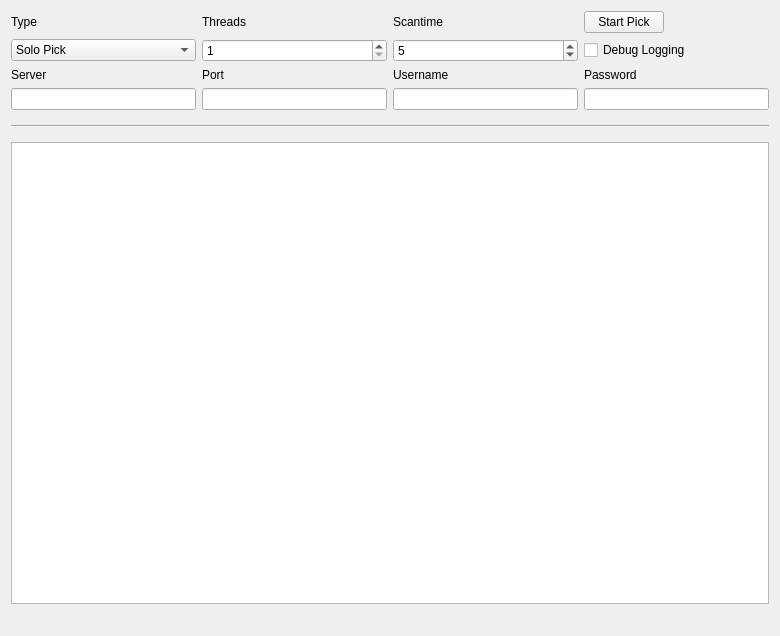
<?xml version="1.0" encoding="UTF-8"?>
<ui version="4.0">
 <class>MiningPage</class>
 <widget class="QWidget" name="MiningPage">
  <property name="geometry">
   <rect>
    <x>0</x>
    <y>0</y>
    <width>780</width>
    <height>636</height>
   </rect>
  </property>
  <property name="windowTitle">
   <string>Pick</string>
  </property>
  <layout class="QGridLayout" name="gridLayout">
   <property name="sizeConstraint">
    <enum>QLayout::SetMaximumSize</enum>
   </property>
   <item row="7" column="1">
    <widget class="QLineEdit" name="serverLine">
     <property name="enabled">
      <bool>true</bool>
     </property>
    </widget>
   </item>
   <item row="6" column="3">
    <widget class="QLabel" name="usernameLabel">
     <property name="enabled">
      <bool>true</bool>
     </property>
     <property name="text">
      <string>Username</string>
     </property>
    </widget>
   </item>
   <item row="6" column="1">
    <widget class="QLabel" name="serverLabel">
     <property name="enabled">
      <bool>true</bool>
     </property>
     <property name="text">
      <string>Server</string>
     </property>
    </widget>
   </item>
   <item row="7" column="3">
    <widget class="QLineEdit" name="usernameLine">
     <property name="enabled">
      <bool>true</bool>
     </property>
     <property name="text">
      <string/>
     </property>
    </widget>
   </item>
   <item row="6" column="4">
    <widget class="QLabel" name="passwordLabel">
     <property name="enabled">
      <bool>true</bool>
     </property>
     <property name="text">
      <string>Password</string>
     </property>
    </widget>
   </item>
   <item row="6" column="2">
    <widget class="QLabel" name="portLabel">
     <property name="enabled">
      <bool>true</bool>
     </property>
     <property name="text">
      <string>Port</string>
     </property>
    </widget>
   </item>
   <item row="3" column="4">
    <widget class="QPushButton" name="startButton">
     <property name="sizePolicy">
      <sizepolicy hsizetype="Fixed" vsizetype="Fixed">
       <horstretch>0</horstretch>
       <verstretch>0</verstretch>
      </sizepolicy>
     </property>
     <property name="text">
      <string>Start Pick</string>
     </property>
    </widget>
   </item>
   <item row="8" column="1" colspan="4">
    <widget class="Line" name="line">
     <property name="sizePolicy">
      <sizepolicy hsizetype="Minimum" vsizetype="Fixed">
       <horstretch>0</horstretch>
       <verstretch>0</verstretch>
      </sizepolicy>
     </property>
     <property name="minimumSize">
      <size>
       <width>0</width>
       <height>20</height>
      </size>
     </property>
     <property name="orientation">
      <enum>Qt::Horizontal</enum>
     </property>
    </widget>
   </item>
   <item row="13" column="1" colspan="4">
    <widget class="QListWidget" name="list">
     <property name="autoScrollMargin">
      <number>100000</number>
     </property>
     <property name="dragDropMode">
      <enum>QAbstractItemView::DragOnly</enum>
     </property>
     <property name="selectionMode">
      <enum>QAbstractItemView::NoSelection</enum>
     </property>
     <property name="movement">
      <enum>QListView::Snap</enum>
     </property>
     <property name="batchSize">
      <number>10</number>
     </property>
    </widget>
   </item>
   <item row="14" column="1" colspan="2">
    <widget class="QLabel" name="shareCount">
     <property name="font">
      <font>
       <pointsize>10</pointsize>
       <weight>75</weight>
       <bold>true</bold>
      </font>
     </property>
     <property name="text">
      <string/>
     </property>
    </widget>
   </item>
   <item row="3" column="3">
    <widget class="QLabel" name="scantimeLabel">
     <property name="enabled">
      <bool>true</bool>
     </property>
     <property name="layoutDirection">
      <enum>Qt::LeftToRight</enum>
     </property>
     <property name="text">
      <string>Scantime</string>
     </property>
    </widget>
   </item>
   <item row="3" column="2">
    <widget class="QLabel" name="threadsLabel">
     <property name="enabled">
      <bool>true</bool>
     </property>
     <property name="text">
      <string>Threads</string>
     </property>
    </widget>
   </item>
   <item row="4" column="4">
    <widget class="QCheckBox" name="debugCheckBox">
     <property name="text">
      <string>Debug Logging</string>
     </property>
    </widget>
   </item>
   <item row="3" column="1">
    <widget class="QLabel" name="typeLabel">
     <property name="text">
      <string>Type</string>
     </property>
    </widget>
   </item>
   <item row="4" column="2">
    <widget class="QSpinBox" name="threadsBox">
     <property name="enabled">
      <bool>true</bool>
     </property>
     <property name="minimum">
      <number>1</number>
     </property>
     <property name="maximum">
      <number>99</number>
     </property>
     <property name="singleStep">
      <number>1</number>
     </property>
    </widget>
   </item>
   <item row="4" column="1">
    <widget class="QComboBox" name="typeBox">
     <property name="editable">
      <bool>false</bool>
     </property>
     <property name="currentIndex">
      <number>0</number>
     </property>
     <item>
      <property name="text">
       <string>Solo Pick</string>
      </property>
     </item>
     <item>
      <property name="text">
       <string>Pool Pick</string>
      </property>
     </item>
    </widget>
   </item>
   <item row="4" column="3">
    <widget class="QSpinBox" name="scantimeBox">
     <property name="enabled">
      <bool>true</bool>
     </property>
     <property name="minimum">
      <number>1</number>
     </property>
     <property name="value">
      <number>5</number>
     </property>
    </widget>
   </item>
   <item row="7" column="2">
    <widget class="QLineEdit" name="portLine">
     <property name="enabled">
      <bool>true</bool>
     </property>
     <property name="text">
      <string/>
     </property>
     <property name="value" stdset="0">
      <number>9332</number>
     </property>
    </widget>
   </item>
   <item row="7" column="4">
    <widget class="QLineEdit" name="passwordLine">
     <property name="enabled">
      <bool>true</bool>
     </property>
    </widget>
   </item>
   <item row="14" column="3" colspan="2">
    <widget class="QLabel" name="mineSpeedLabel">
     <property name="sizePolicy">
      <sizepolicy hsizetype="Preferred" vsizetype="Preferred">
       <horstretch>0</horstretch>
       <verstretch>0</verstretch>
      </sizepolicy>
     </property>
     <property name="font">
      <font>
       <pointsize>10</pointsize>
       <weight>75</weight>
       <bold>true</bold>
      </font>
     </property>
     <property name="text">
      <string/>
     </property>
     <property name="alignment">
      <set>Qt::AlignRight|Qt::AlignTrailing|Qt::AlignVCenter</set>
     </property>
    </widget>
   </item>
  </layout>
 </widget>
 <layoutdefault spacing="6" margin="11"/>
 <tabstops>
  <tabstop>startButton</tabstop>
  <tabstop>typeBox</tabstop>
  <tabstop>threadsBox</tabstop>
  <tabstop>scantimeBox</tabstop>
  <tabstop>serverLine</tabstop>
  <tabstop>portLine</tabstop>
  <tabstop>usernameLine</tabstop>
  <tabstop>passwordLine</tabstop>
  <tabstop>debugCheckBox</tabstop>
  <tabstop>list</tabstop>
 </tabstops>
 <resources/>
 <connections/>
</ui>
